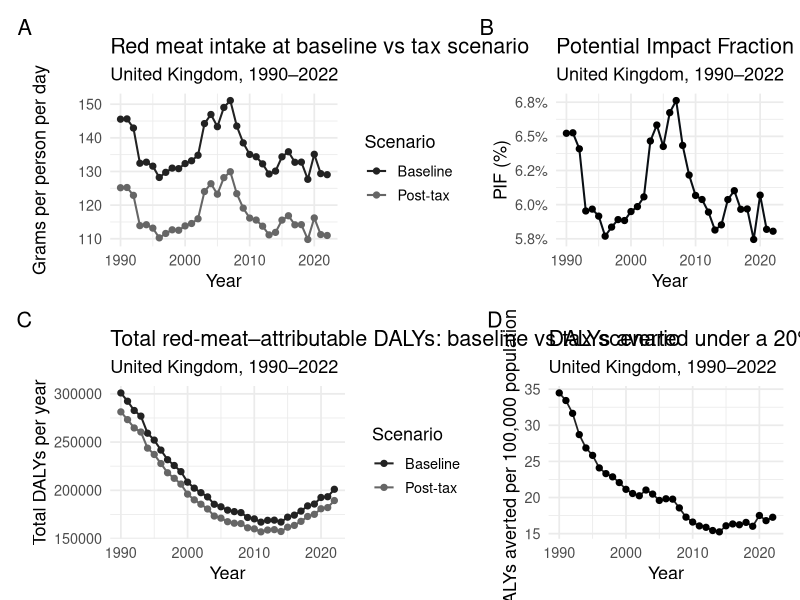

Write R code to recreate this figure.
############################################################
# Meat tax health-impact modelling: UK, 1990–2022
#
# Data sources
#   - Per-capita meat consumption by type (kg/person/year)
#       Our World in Data (OWID) "Per capita meat consumption by type"
#       Grapher: https://ourworldindata.org/grapher/per-capita-meat-consumption-by-type-kilograms-per-year
#       Filtered for United Kingdom (GBR), 1990–2022.
#
#   - DALYs attributable to diet high in red meat
#       Global Burden of Disease (GBD) study, Institute for Health Metrics and Evaluation (IHME)
#       Extracted via GBD Compare (Risk factor: "Diet high in red meat",
#       Measure: DALYs, Metric: Rate, Location: United Kingdom,
#       Years: 1990–2022, all ages, both sexes).
#       https://vizhub.healthdata.org/gbd-compare
#
#   - Population denominators
#       World Bank Open Data, World Development Indicators (WDI)
#       Indicator: SP.POP.TOTL (total population), Country: United Kingdom,
#       Annual estimates for 1990–2022.
#       https://data.worldbank.org
#
# Purpose
#   - Merge GBD red-meat–attributable DALY data with OWID meat supply data
#     and World Bank population counts
#   - Simulate a 20% ad valorem tax on red meat
#   - Estimate Potential Impact Fraction (PIF)
#   - Compute baseline and post-tax DALYs, and DALYs averted, over 1990–2022
############################################################

## 0. Load packages ----

library(tidyverse)   # Wickham et al., 2019
library(skimr)       # Waring et al., 2022
library(ggplot2)     # part of tidyverse; listed explicitly for clarity
library(patchwork)   # for combining plots

## 1. Import data ----

daly  <- read.csv("daly_data.csv")             # GBD-derived DALYs per 100k
meat  <- read.csv("meat_consumption.csv")      # FAO/OWID meat supply data

# Quick structure check
skimr::skim(daly)
skimr::skim(meat)

## 2. Add population data and merge ----

# UK mid-year population estimates (1990–2022) From the open world bank population estimates
population_uk <- tibble(
  Year = 1990:2022,
  population = c(
    56928327, 57076711, 57247586, 57424897, 57580402,
    57718614, 57865745, 58019030, 58166950, 58487141,
    58682466, 58892514, 59119673, 59370479, 59647577,
    59987905, 60401206, 60846820, 61322463, 61806995,
    62276270, 62766365, 63258810, 63711000, 64139000,
    64620000, 65088000, 65607000, 66289000, 66631000,
    66744000, 66984000, 67604000
  )
)

# Merge DALY + meat + population by Year
merged <- daly %>%
  inner_join(meat,  by = "Year") %>%
  inner_join(population_uk, by = "Year")

glimpse(merged)
head(merged)

## Assumed columns:
## - Year
## - Value   : DALYs per 100,000 attributable to diet high in red meat
## - total.red.meat : total red meat supply (kg/person/year) : This was computed in Excel by summing sheep/goat/beef/buffalo/pig meat

## 3. Convert red meat intake and apply tax scenario ----

# Convert kg/person/year → g/person/day
merged <- merged %>%
  mutate(
    red_meat_g_day = total.red.meat * 1000 / 365
  )

# Tax and elasticity parameters
tax_rate   <- 0.20     # 20% ad valorem tax
elasticity <- -0.7     # own-price elasticity of demand for red meat

# Proportional change in intake under the tax
prop_change <- elasticity * tax_rate  # e.g. -0.14 for ε = -0.7 and 20% tax

merged <- merged %>%
  mutate(
    red_meat_g_day_baseline = red_meat_g_day,
    red_meat_g_day_posttax  = red_meat_g_day * (1 + prop_change)
  )

## 4. Relative risk model and Potential Impact Fraction ----

# Dose–response assumption:
# RR per +50 g/day red/processed meat (from meta-analyses; e.g. WCRF/AICR)
RR50  <- 1.18
beta  <- log(RR50) / 50    # RR(x) = exp(beta * x), x in grams/day

# Theoretical minimum risk exposure level (TMREL) for red meat (g/day)
tmrel <- 0   # can be updated if using GBD-specific TMREL

merged <- merged %>%
  mutate(
    # Exposure above TMREL at baseline and under the tax
    x0 = pmax(red_meat_g_day_baseline - tmrel, 0),
    x1 = pmax(red_meat_g_day_posttax  - tmrel, 0),
    # Relative risks at each exposure level
    RR0 = exp(beta * x0),
    RR1 = exp(beta * x1),
    # Potential Impact Fraction (single-exposure approximation)
    PIF = (RR0 - RR1) / RR0
  )


## 5. DALYs: baseline, post-tax, and averted ----

merged <- merged %>%
  mutate(
    # From GBD: DALYs per 100,000 attributable to diet high in red meat
    DALYs_attr_baseline_per100k = Value,
    # DALYs per 100,000 averted under the tax scenario
    DALYs_attr_averted_per100k  = PIF * DALYs_attr_baseline_per100k,
    # Post-tax attributable DALYs per 100,000
    DALYs_attr_posttax_per100k  = DALYs_attr_baseline_per100k - DALYs_attr_averted_per100k,
    # Convert to absolute counts using annual population
    DALYs_attr_baseline_total   = DALYs_attr_baseline_per100k * population / 100000,
    DALYs_attr_averted_total    = DALYs_attr_averted_per100k  * population / 100000,
    DALYs_attr_posttax_total    = DALYs_attr_posttax_per100k  * population / 100000
  )

head(merged)

## 6. Visualisation ----

# 6.1 DALYs averted per 100k (Figure A)
p1 <- ggplot(merged, aes(x = Year, y = DALYs_attr_averted_per100k)) +
  geom_line(linewidth = 0.6, colour = "#222222") +
  geom_point(size = 1.8) +
  labs(
    title    = "DALYs averted under a 20% red meat tax",
    subtitle = "United Kingdom, 1990–2022",
    x        = "Year",
    y        = "DALYs averted per 100,000 population"
  ) +
  theme_minimal(base_size = 13)

# 6.2 Red meat intake at baseline vs post-tax (Figure B)
p2 <- ggplot(merged, aes(x = Year)) +
  geom_line(aes(y = red_meat_g_day_baseline, colour = "Baseline"), linewidth = 0.7) +
  geom_point(aes(y = red_meat_g_day_baseline, colour = "Baseline"), size = 1.8) +
  geom_line(aes(y = red_meat_g_day_posttax,  colour = "Post-tax"), linewidth = 0.7) +
  geom_point(aes(y = red_meat_g_day_posttax,  colour = "Post-tax"), size = 1.8) +
  scale_color_manual(
    values = c("Baseline" = "#222222", "Post-tax" = "#666666")
  ) +
  labs(
    title    = "Red meat intake at baseline vs tax scenario",
    subtitle = "United Kingdom, 1990–2022",
    x        = "Year",
    y        = "Grams per person per day",
    colour   = "Scenario"
  ) +
  theme_minimal(base_size = 13)

# 6.3 PIF over time (Figure C)
p3 <- ggplot(merged, aes(x = Year, y = PIF)) +
  geom_line(linewidth = 0.7, colour = "#0A0F14") +
  geom_point(size = 1.8) +
  scale_y_continuous(labels = scales::percent_format(accuracy = 0.1)) +
  labs(
    title    = "Potential Impact Fraction (PIF) of red meat tax",
    subtitle = "United Kingdom, 1990–2022",
    x        = "Year",
    y        = "PIF (%)"
  ) +
  theme_minimal(base_size = 13)

# 6.4 Baseline vs post-tax attributable DALYs (Figure D)
p4 <- ggplot(merged, aes(x = Year)) +
  geom_line(aes(y = DALYs_attr_baseline_total, colour = "Baseline"), linewidth = 0.7) +
  geom_point(aes(y = DALYs_attr_baseline_total, colour = "Baseline"), size = 1.8) +
  geom_line(aes(y = DALYs_attr_posttax_total,  colour = "Post-tax"), linewidth = 0.7) +
  geom_point(aes(y = DALYs_attr_posttax_total,  colour = "Post-tax"), size = 1.8) +
  scale_color_manual(
    values = c("Baseline" = "#222222", "Post-tax" = "#666666")
  ) +
  labs(
    title    = "Total red-meat–attributable DALYs: baseline vs tax scenario",
    subtitle = "United Kingdom, 1990–2022",
    x        = "Year",
    y        = "Total DALYs per year",
    colour   = "Scenario"
  ) +
  theme_minimal(base_size = 13)

# 6.5 Combined multi-panel figure
combined <- (p2 | p3) / (p4 | p1)

combined +
  plot_annotation(
    tag_levels = "A",
    theme = theme(
      plot.tag = element_text(size = 14, face = "bold")
    )
  )

Sys.info()


## End analysis---------------------